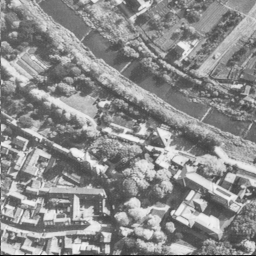
#> input picture Classes/Images/test_images/5.1.10.tiff, 256 x 256 px, found by its file name; its folder holds only this picture in this run
$ python Metrics.py
#> lines starting #> are read from the running program, lines starting #| are printed output that depends on the picture; long printed decimals are rounded
#> further down, image1 is the input picture: shape (256, 256); min 1, max 248, mean 140.5
### Classes/Differential_parameter.py
import numpy as np
import random
import Encryption

def encrypted_image(img1,img2,secret_key):
    x, y, a, b = Encryption.generate_henon_parameters(secret_key)

    en_obj = Encryption.Encryption()
    en_img1 = en_obj.encrypt(img1, x,y, 2,a,b)
    en_img2 = en_obj.encrypt(img2,  x,y, 2,a,b)
    return en_img1,en_img2
def modified_img(img):
    i = random.randint(0,len(img)-1)
    j = random.randint(0,len(img[0])-1)
    img[i][j] += random.randint(0,255)
    return img

# NPCR(Number of Pixel Change Rate)
class NPCR:
    def __init__(self):
        pass

    def sumofpixelval(self, height, width, img1, img2):
        matrix = np.empty([width, height])

        for y in range(0, height):
            for x in range(0, width):
                if img1[x, y] == img2[x, y]:
                    matrix[x, y] = 0  # pixel values are same
                else:
                    matrix[x, y] = 1  # pixel values are different
        psum = 0

        for y in range(0, height):
            for x in range(0, width):
                psum = matrix[x, y] + psum  # sum all matrix values
        return psum

    def npcr(self, img1, img2):

        height = img1.shape[0]
        width = img2.shape[1]
        npcrv = ((self.sumofpixelval(height, width, img1, img2) / (height * width)) * 100)
        return npcrv


# UACI(Unified Average Changing Intensity)
class UACI:
    def __init__(self):
        pass

    def uaci(self, img1, img2):
        height, width = img1.shape
        value = 0
        for y in range(height):
            for x in range(width):
                value += (abs(int(img1[x, y]) - int(img2[x, y])))
        value = value * 100 / (width * height * 255)
        return value

### Classes/Encryption.py
import numpy as np
import snp_en
import hashlib
import struct


def generate_henon_parameters(secret_key):
    hash_obj = hashlib.sha256(secret_key)
    hash_bytes = hash_obj.digest()[:16]

    # Split the hash into four 32-bit integers (x, y, a, b)
    x, y, a, b = struct.unpack('>IIII', hash_bytes)

    # Map x and y to the desired range (e.g., between -1 and 1)
    x = -1 + (x / 0xFFFFFFFF) * 2
    y = -1 + (y / 0xFFFFFFFF) * 2

    # Map a and b to the desired range (e.g., between 1 and 2)
    a = 1 + (a / 0xFFFFFFFF)
    b = 1 + (b / 0xFFFFFFFF)
    return x,y,a,b


class Encryption:

    # m= hashlib.sha256()
    def __init__(self) :
        pass

    # A Henon map of size n
    def Henon_Map(self,x,y,n,a,b):
        x_list = np.zeros(n)
        y_list = np.zeros(n)
        for i in range(n):
            x = 1 - a*x*x + y
            y = b*x
            x_list[i] = int((x + 1) * 127.5) % 256
            y_list[i] = int((y + 1) * 127.5) % 256
        return x_list,y_list

    # creating a mask of n * n by xor of x_list and y_list elements
    def create_mask(self,x_list,y_list,n):
        mask  = np.zeros((n,n),dtype=int)
        for i in range(n):
            for j in range(n):
                mask[i][j] = int(x_list[i]) ^ int(y_list[j])
        return mask

    def get_mask(self,x,y,img_len,a,b):
        x_list,y_list = self.Henon_Map(x,y,img_len,a,b)
        mask =  self.create_mask(x_list,y_list,img_len)
        return mask

    def encrypt(self,image,x,y,N,a,b):
        img_size = len(image)
        key = self.get_mask(x,y,img_size,a,b)
        snp_en.snp_encryption(image,N)
        en_img = np.bitwise_xor(image,key)
        return en_img

### Classes/snp_en.py
import numpy as np

def logistic_map(x,r):
    sub_array = np.zeros(256,dtype=int)
    for i in range(256):
        x = r * x * (1 - x)
        sub_array[i] = int(x * 255)
    return sub_array

def substitution_array_generation():
    sub_array = logistic_map(0.01,3.95)
    check = [False] * 256
    most_free_val = 255
    for i in range(256):
        if check[sub_array[i]] == False:
            check[sub_array[i]] = True
            while(most_free_val != -1 and check[most_free_val] == True):
                most_free_val = most_free_val - 1
        else:
            sub_array[i] = most_free_val
            check[most_free_val] = True
            while(most_free_val != -1 and check[most_free_val] == True):
                most_free_val = most_free_val - 1
    return sub_array

def row_permutation(image_array,sub_array):
    for i in range(len(image_array)):
        temp = np.zeros(i,dtype=int)
        for k in range(i):
            temp[k] = sub_array[image_array[i][k]]
        for j in range(i,len(image_array[0])):
            image_array[i][j-i] = sub_array[image_array[i][j]]
        m = 0
        for l in range(len(image_array[0])-i,len(image_array[0])):
            image_array[i][l] = temp[m]
            m = m+1


def col_permutation(image_array,sub_array):
    for i in range(len(image_array[0])):
        temp = np.zeros(i,dtype=int)
        for k in range(i):
            temp[k] = sub_array[image_array[k][i]]
        for j in range(i,len(image_array)):
            image_array[j-i][i] = sub_array[image_array[j][i]]
        m = 0
        for l in range(len(image_array)-i,len(image_array)):
            image_array[l][i] = temp[m]
            m = m+1

def snp_encryption(image_array,N):
    sub_array = substitution_array_generation()
    for i in range(N):
        row_permutation(image_array,sub_array)
        col_permutation(image_array,sub_array)

### Classes/Metrics.py
import cv2
import os
import numpy as np
import skimage
import matplotlib.pyplot as plt
from Differential_parameter import NPCR, UACI, modified_img, encrypted_image
import openpyxl
import pandas as pd
# Define the file path for the Excel file
file_path = "Metrics val.xlsx"

# Create a DataFrame filled with 0.0 values
data = np.zeros((0, 5))

# Create a DataFrame from the data array
df = pd.DataFrame(data)

# Set column names
df.columns = ["PSNR","MSE","SSIM","ENTROPY","CORRELATION"]


def run_tests(img1, img2, filename):
#> called with filename = '5.1.10.tiff'
    PSNR = cv2.PSNR(img1, img2)
#> PSNR = 361.2
    df.at[filename, 'PSNR'] = PSNR
    print("PSNR:", PSNR)
#| PSNR: 361.202

    MSE = np.square(np.subtract(img1, img2)).mean()
#> MSE = 0
    df.at[filename, 'MSE'] = MSE
    print("MSE:", MSE)
#| MSE: 0.0

    (SSIM, diff) = skimage.metrics.structural_similarity(img1, img2, full=True)
#> diff: shape (256, 256) float64; every value is 1
#> SSIM = 1
    df.at[filename, 'SSIM'] = SSIM
    print("SSIM:", SSIM)
#| SSIM: 1.0

    entropy1 = skimage.measure.shannon_entropy(img1)
#> entropy1 = 7.31
    entropy2 = skimage.measure.shannon_entropy(img2)
#> entropy2 = 7.31
    # print("Entropy1:", entropy1)
    df.at[filename, 'ENTROPY'] = entropy2
    print("Entropy2:", entropy2)
#| Entropy2: 7.312

    # Correlation Coefficient
    CC = np.corrcoef(img1.flatten(), img2.flatten())
#> CC = [[1, 1], [1, 1]]
    df.at[filename, 'CORRELATION'] = CC[0][1]
    print("Correlation coefficient:", CC)
#| Correlation coefficient: [[1. 1.]
#|  [1. 1.]]

    # Histogram variance analysis for an image
    bins = np.arange(-0.5, 255 + 1, 1)
    hist_o = np.histogram(img2.flatten(), bins=bins)
    A = hist_o[0]
#> A = 256 values, max 788 at index 93, min 0 at index 0, mean 256
    bins = np.arange(-0.5, 255 + 1, 1)
    # hist_emb= np.histogram(img2.flatten(), bins=bins)
    # B=hist_emb[0]
    va = []
    c = 0
    for i in range(len(A)):
        a = A[i]
        c = 0
        for j in range(len(A)):
            b = A[j]
            c1 = (np.square(a - b)) / 2
            c = c + c1
        va.append(c)
#> this loop made 256 passes
#> a on passes 1 to 3: 0, 10, 21
#> after the loop, va = 256 values, max 42737477 at index 93, min 6511557 at index 216, mean 13020810

    hv = np.sum(va) / (255 * 255)
#> hv = 51262.2
    df.at[filename, 'HISTOGRAM_VARIANCE'] = hv

    print("Histogram variance:", hv)
#| Histogram variance: 51262.243

    histogram(img1, img2)


def diff_parameter(encrypt_img1, encrypt_img2):
    # NCPR parameter (Differential Analysis)
    npcr_obj = NPCR()
    a = npcr_obj.npcr(encrypt_img1, encrypt_img2)
    df.at[filename, 'NPCR'] = a

    print("NPCR : " + str(a))

    # UACI paramter (Differential Analysis)
    uaci_obj = UACI()
    b = uaci_obj.uaci(encrypt_img1, encrypt_img2)
    df.at[filename, 'UACI'] = b
    print("UACI : " + str(b))


def histogram(image1, image2):
    histr1 = cv2.calcHist([image1], [0], None, [256], [0, 256]).flatten()
#> histr1 has the same summary as A in run_tests
    histr2 = cv2.calcHist([image2], [0], None, [256], [0, 256]).flatten()
#> histr2 has the same summary as A in run_tests
    bins = np.arange(256)

    plt.figure(1)
    plt.title('Original')
    plt.xlabel('Grayscale')
    plt.ylabel('Frequency')
    plt.bar(bins, histr1, width=1.0, color='blue')
    plt.xlim([0, 256])

    plt.figure(2)
    plt.title('Encrypted')
    plt.xlabel('Grayscale')
    plt.ylabel('Frequency')
    plt.bar(bins, histr2, width=1.0, color='blue')
    plt.xlim([0, 256])

    plt.show()
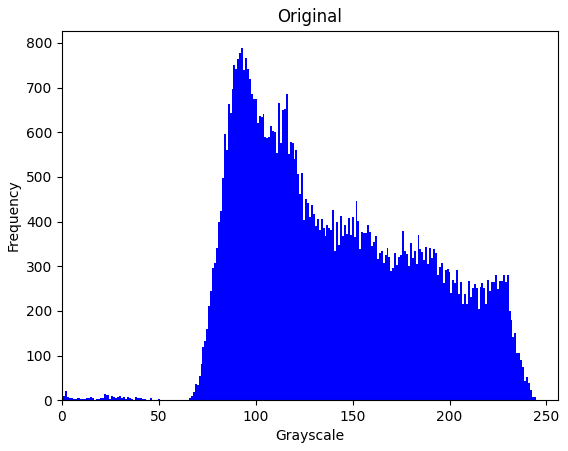
#> figure drawn by matplotlib, 1 panel; tallest bar 788 high, from x = 92.5 to 93.5
#> figure, not shown here; tallest bar 788 high, from x = 92.5 to 93.5


# folder_path1 = r"F:\Miscellaneous\Minor Project\Classes\Images\test_images"
folder_path1 = r"Images\test_images"
# folder_path2 = r"F:\Miscellaneous\Minor Project\Classes\Images\test_images_en"
folder_path2 = r"Images\test_images_en"

for filename in os.listdir(folder_path1):
    image_path1 = os.path.join(folder_path1, filename)
    image1 = cv2.imread(image_path1, cv2.IMREAD_GRAYSCALE)
    image_path2 = os.path.join(folder_path2, filename)
    image2 = cv2.imread(image_path2, cv2.IMREAD_GRAYSCALE)
    run_tests(image1, image2,filename)
    encrypt1, encrypt2 = encrypted_image(image1,modified_img(image1),b"Password")
#> in modified_img, `i = random.randint(0,len(img)-1)`: i = 197
#> in modified_img, `j = random.randint(0,len(img[0])-1)`: j = 215
#> in generate_henon_parameters, `x, y, a, b = struct.unpack('>IIII', hash_bytes)`: x = 3889118964; y = 4051450265; a = 2840538223; b = 1630440072
#> in generate_henon_parameters, `x = -1 + (x / 0xFFFFFFFF) * 2`: x = 0.811
#> in generate_henon_parameters, `y = -1 + (y / 0xFFFFFFFF) * 2`: y = 0.887
#> in generate_henon_parameters, `a = 1 + (a / 0xFFFFFFFF)`: a = 1.66
#> in generate_henon_parameters, `b = 1 + (b / 0xFFFFFFFF)`: b = 1.38
#> in encrypted_image, `x, y, a, b = Encryption.generate_henon_parameters(secret_key)`: x = 0.811; y = 0.887; a = 1.66; b = 1.38
#> in encrypt, `img_size = len(image)`: img_size = 256
#> the loop in Henon_Map, `for i in range(n):` made 256 passes
#> (x, y) on passes 1 to 3: (0.794, 1.1), (1.05, 1.45), (0.621, 0.856)
#> after the loop in Henon_Map, `for i in range(n):`: x = 1.03; x_list = 256 values, max 228 at index 0, min 3 at index 75, mean 93.21; y_list = 256 values, max 241 at index 76, min 11 at index 0, mean 128
#> after the loop in create_mask, `for i in range(n):`:
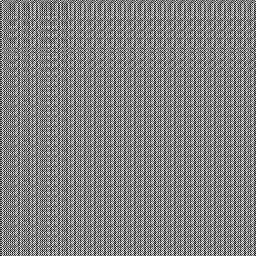
#> mask: shape (256, 256) int64; min 0, max 255, mean 129.7
#> after the loop in snp_encryption, `for i in range(N):`:
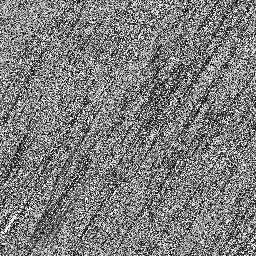
#> image_array: shape (256, 256); min 0, max 255, mean 124.9
#> in encrypt, `en_img = np.bitwise_xor(image,key)`:
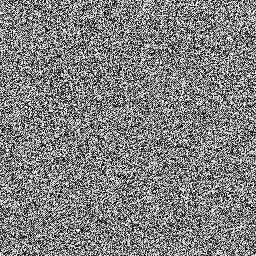
#> en_img: shape (256, 256) int64; min 0, max 255, mean 127.8
#> call 2 of encrypt, with x = 0.811, y = 0.887, N = 2, a = 1.66, b = 1.38
#> the loop in Henon_Map (call 2), `for i in range(n):` made 256 passes
#> call 2 of snp_encryption, with N = 2
#> after the loop in snp_encryption (call 2), `for i in range(N):`:
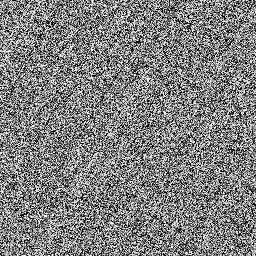
#> image_array: shape (256, 256); min 0, max 255, mean 127.8
#> in encrypt (call 2), `en_img = np.bitwise_xor(image,key)`:
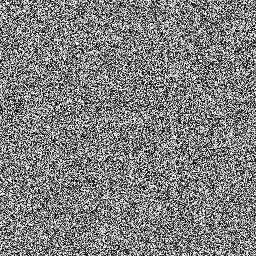
#> en_img: shape (256, 256) int64; min 0, max 255, mean 127.5
    diff_parameter(encrypt1,encrypt2)
#> after the loop in sumofpixelval, `for y in range(0, height):`:
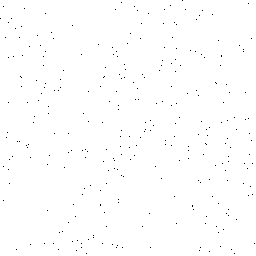
#> matrix: shape (256, 256) float64; values 0 (black) and 1 (white), 99.6% white; black in thin lines or dots
#> in npcr, `npcrv = ((self.sumofpixelval(height, width, img1, img2) / (height * wi..`: npcrv = 99.56
#| NPCR : 99.562
#> after the loop in uaci, `for y in range(height):`: value = 5619098
#> in uaci, `value = value * 100 / (width * height * 255)`: value = 33.62
#| UACI : 33.624
    print("\n------------------------------------------------------------------------------------------------------\n")


df.to_excel(file_path, index=True)

$ run again, on Classes/Images/test_images/5.1.14.tiff
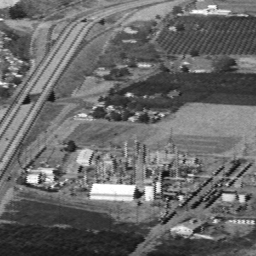
#> input picture Classes/Images/test_images/5.1.14.tiff, 256 x 256 px, found by its file name
#> image1 is the input picture: shape (256, 256); min 13, max 255, mean 104.5
#> PSNR = 361.2
#| PSNR: 361.202
#> MSE = 0
#| MSE: 0.0
#> diff: shape (256, 256) float64; every value is 1
#> SSIM = 1
#| SSIM: 1.0
#> entropy1 = 7.34
#| Entropy2: 7.342
#> CC = [[1, 1], [1, 1]]
#| Correlation coefficient: [[1. 1.]
#|  [1. 1.]]
#> A = 256 values, max 643 at index 123, min 0 at index 0, mean 256
#> the loop in run_tests, `for i in range(len(A)):` made 256 passes
#> a on passes 1 to 3: 0, 0, 0
#> after the loop in run_tests, `for i in range(len(A)):`: va = 256 values, max 25612217 at index 123, min 6441913 at index 36, mean 12883570
#> hv = 50721.9
#| Histogram variance: 50721.936
#> histr1 has the same summary as A in run_tests
#> histr2 has the same summary as A in run_tests
#> i = 197
#> j = 215
#> in generate_henon_parameters, `x, y, a, b = struct.unpack('>IIII', hash_bytes)`: x = 3889118964; y = 4051450265; a = 2840538223; b = 1630440072
#> in generate_henon_parameters, `x = -1 + (x / 0xFFFFFFFF) * 2`: x = 0.811
#> in generate_henon_parameters, `y = -1 + (y / 0xFFFFFFFF) * 2`: y = 0.887
#> in generate_henon_parameters, `a = 1 + (a / 0xFFFFFFFF)`: a = 1.66
#> in generate_henon_parameters, `b = 1 + (b / 0xFFFFFFFF)`: b = 1.38
#> in encrypted_image, `x, y, a, b = Encryption.generate_henon_parameters(secret_key)`: x = 0.811; y = 0.887; a = 1.66; b = 1.38
#> img_size = 256
#> the loop in Henon_Map, `for i in range(n):` made 256 passes
#> (x, y) on passes 1 to 3: (0.794, 1.1), (1.05, 1.45), (0.621, 0.856)
#> after the loop in Henon_Map, `for i in range(n):`: x = 1.03; x_list = 256 values, max 228 at index 0, min 3 at index 75, mean 93.21; y_list = 256 values, max 241 at index 76, min 11 at index 0, mean 128
#> in encrypt, `en_img = np.bitwise_xor(image,key)`:
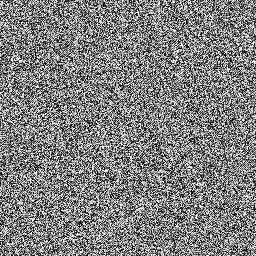
#> en_img: shape (256, 256) int64; min 0, max 255, mean 127.7
#> the loop in Henon_Map (call 2), `for i in range(n):` made 256 passes
#> after the loop in sumofpixelval, `for y in range(0, height):`:
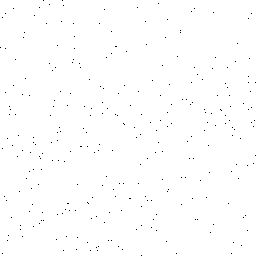
#> matrix: shape (256, 256) float64; values 0 (black) and 1 (white), 99.6% white; black in thin lines or dots
#> npcrv = 99.57
#| NPCR : 99.568
#> after the loop in uaci, `for y in range(height):`: value = 5538617
#> in uaci, `value = value * 100 / (width * height * 255)`: value = 33.14
#| UACI : 33.142

$ run again, on Classes/Images/test_images/5.2.08.tiff
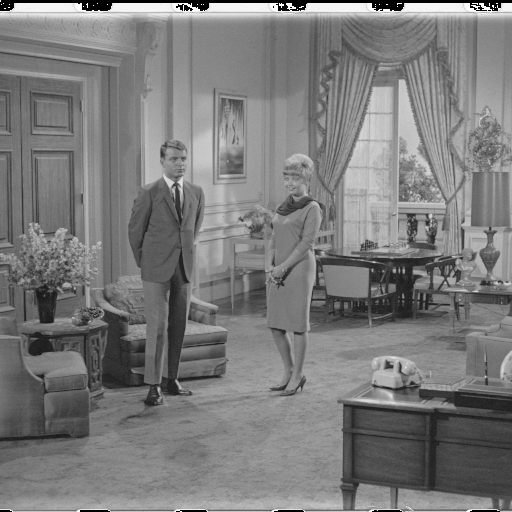
#> input picture Classes/Images/test_images/5.2.08.tiff, 512 x 512 px, found by its file name
#> image1 is the input picture: shape (512, 512); min 0, max 255, mean 123.2
#> PSNR = 361.2
#| PSNR: 361.202
#> MSE = 0
#| MSE: 0.0
#> diff: shape (512, 512) float64; every value is 1
#> SSIM = 1
#| SSIM: 1.0
#> entropy1 = 7.2
#| Entropy2: 7.201
#> CC = [[1, 1], [1, 1]]
#| Correlation coefficient: [[1. 1.]
#|  [1. 1.]]
#> A = 256 values, max 3858 at index 133, min 0 at index 2, mean 1024
#> the loop in run_tests, `for i in range(len(A)):` made 256 passes
#> a on passes 1 to 3: 1548, 1263, 0
#> after the loop in run_tests, `for i in range(len(A)):`: va = 256 values, max 1.18e+09 at index 133, min 153023613 at index 66, mean 306038010
#> hv = 1204855.5
#| Histogram variance: 1204855.526
#> histr1 has the same summary as A in run_tests
#> histr2 has the same summary as A in run_tests
#> i = 394
#> j = 430
#> in generate_henon_parameters, `x, y, a, b = struct.unpack('>IIII', hash_bytes)`: x = 3889118964; y = 4051450265; a = 2840538223; b = 1630440072
#> in generate_henon_parameters, `x = -1 + (x / 0xFFFFFFFF) * 2`: x = 0.811
#> in generate_henon_parameters, `y = -1 + (y / 0xFFFFFFFF) * 2`: y = 0.887
#> in generate_henon_parameters, `a = 1 + (a / 0xFFFFFFFF)`: a = 1.66
#> in generate_henon_parameters, `b = 1 + (b / 0xFFFFFFFF)`: b = 1.38
#> in encrypted_image, `x, y, a, b = Encryption.generate_henon_parameters(secret_key)`: x = 0.811; y = 0.887; a = 1.66; b = 1.38
#> img_size = 512
#> the loop in Henon_Map, `for i in range(n):` made 512 passes
#> (x, y) on passes 1 to 3: (0.794, 1.1), (1.05, 1.45), (0.621, 0.856)
#> after the loop in Henon_Map, `for i in range(n):`: x = 1.14; x_list = 512 values, max 228 at index 0, min 3 at index 75, mean 93.25; y_list = 512 values, max 241 at index 76, min 11 at index 0, mean 128.6
#> in encrypt, `en_img = np.bitwise_xor(image,key)`:
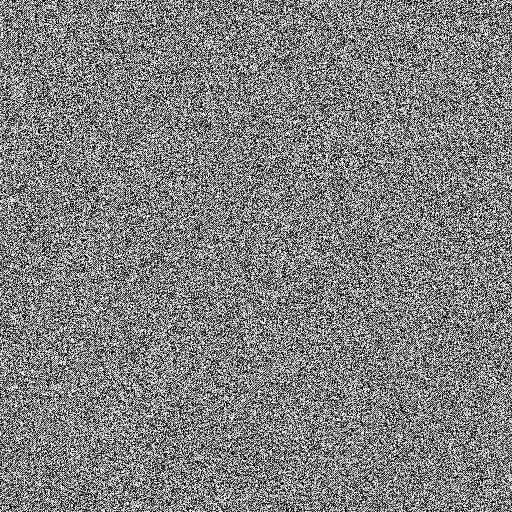
#> en_img: shape (512, 512) int64; min 0, max 255, mean 127.7
#> the loop in Henon_Map (call 2), `for i in range(n):` made 512 passes
#> after the loop in sumofpixelval, `for y in range(0, height):`:
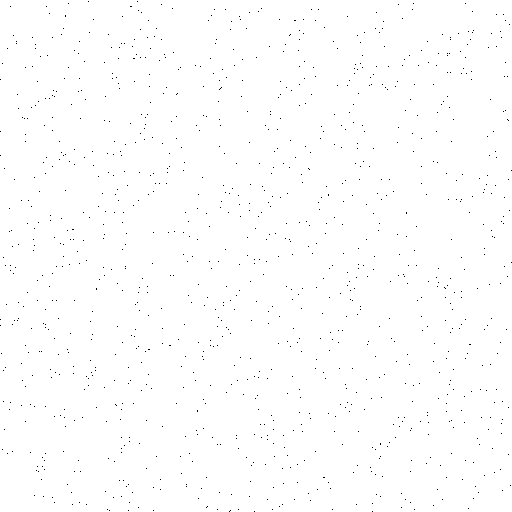
#> matrix: shape (512, 512) float64; values 0 (black) and 1 (white), 99.6% white; black in thin lines or dots
#> npcrv = 99.56
#| NPCR : 99.561
#> after the loop in uaci, `for y in range(height):`: value = 22408084
#> in uaci, `value = value * 100 / (width * height * 255)`: value = 33.52
#| UACI : 33.522

$ run again, on Classes/Images/test_images/5.2.09.tiff
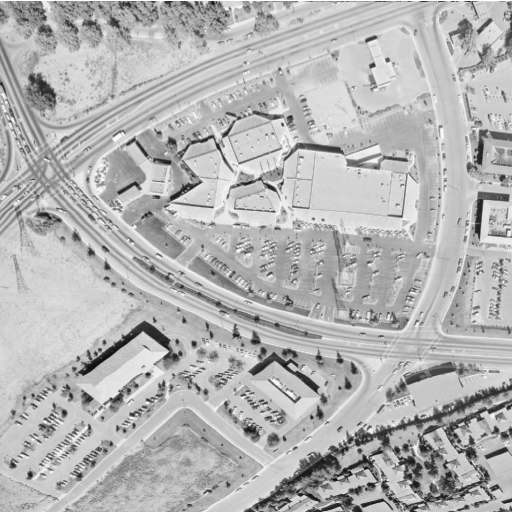
#> input picture Classes/Images/test_images/5.2.09.tiff, 512 x 512 px, found by its file name
#> image1 is the input picture: shape (512, 512); min 12, max 255, mean 180.6
#> PSNR = 361.2
#| PSNR: 361.202
#> MSE = 0
#| MSE: 0.0
#> diff: shape (512, 512) float64; every value is 1
#> SSIM = 1
#| SSIM: 1.0
#> entropy1 = 6.99
#| Entropy2: 6.994
#> CC = [[1, 1], [1, 1]]
#| Correlation coefficient: [[1. 1.]
#|  [1. 1.]]
#> A = 256 values, max 5173 at index 211, min 0 at index 0, mean 1024
#> the loop in run_tests, `for i in range(len(A)):` made 256 passes
#> a on passes 1 to 3: 0, 0, 0
#> after the loop in run_tests, `for i in range(len(A)):`: va = 256 values, max 2.43e+09 at index 211, min 226233247 at index 151, mean 452462398
#> hv = 1781320.6
#| Histogram variance: 1781320.629
#> histr1 has the same summary as A in run_tests
#> histr2 has the same summary as A in run_tests
#> i = 394
#> j = 430
#> in generate_henon_parameters, `x, y, a, b = struct.unpack('>IIII', hash_bytes)`: x = 3889118964; y = 4051450265; a = 2840538223; b = 1630440072
#> in generate_henon_parameters, `x = -1 + (x / 0xFFFFFFFF) * 2`: x = 0.811
#> in generate_henon_parameters, `y = -1 + (y / 0xFFFFFFFF) * 2`: y = 0.887
#> in generate_henon_parameters, `a = 1 + (a / 0xFFFFFFFF)`: a = 1.66
#> in generate_henon_parameters, `b = 1 + (b / 0xFFFFFFFF)`: b = 1.38
#> in encrypted_image, `x, y, a, b = Encryption.generate_henon_parameters(secret_key)`: x = 0.811; y = 0.887; a = 1.66; b = 1.38
#> img_size = 512
#> the loop in Henon_Map, `for i in range(n):` made 512 passes
#> (x, y) on passes 1 to 3: (0.794, 1.1), (1.05, 1.45), (0.621, 0.856)
#> after the loop in Henon_Map, `for i in range(n):`: x = 1.14; x_list = 512 values, max 228 at index 0, min 3 at index 75, mean 93.25; y_list = 512 values, max 241 at index 76, min 11 at index 0, mean 128.6
#> the loop in Henon_Map (call 2), `for i in range(n):` made 512 passes
#> after the loop in sumofpixelval, `for y in range(0, height):`:
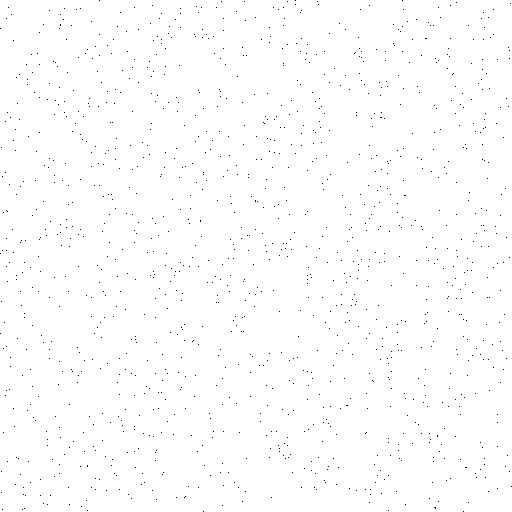
#> matrix: shape (512, 512) float64; values 0 (black) and 1 (white), 99.5% white; black in thin lines or dots
#> npcrv = 99.5
#| NPCR : 99.502
#> after the loop in uaci, `for y in range(height):`: value = 22309528
#> in uaci, `value = value * 100 / (width * height * 255)`: value = 33.37
#| UACI : 33.374
